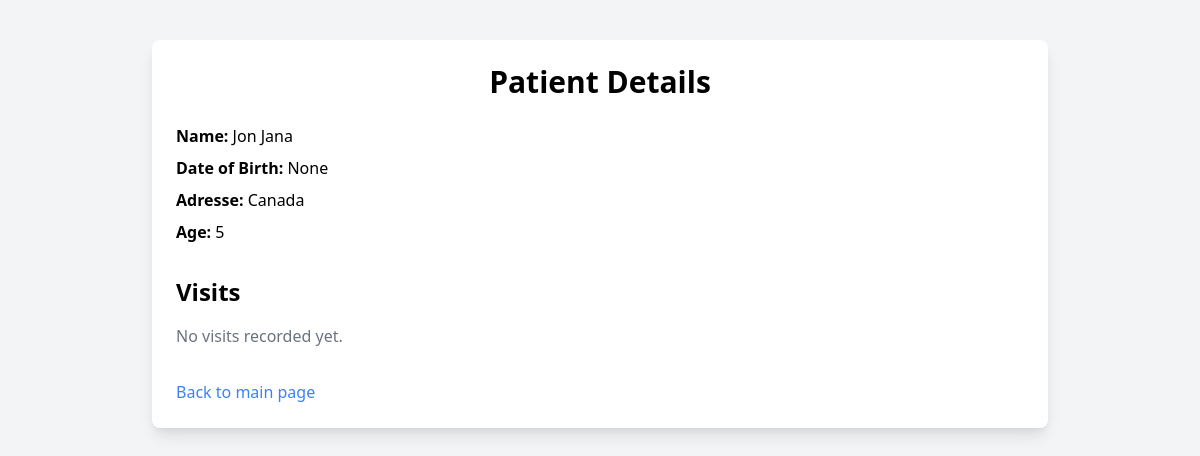
Screenshot of /patient/3 (signed in) with the database file from the repository.
### tables this page shows
CREATE TABLE patients (
            name TEXT,
            date_of_birth TEXT,
            adresse TEXT,
            age INTEGER,
            date_de_naissance TEXT,
            poids REAL,
            taille REAL,
            tension_arterielle TEXT,
            temperature REAL,
            hypothese_de_diagnostique TEXT,
            bilan TEXT,
            ordonnance TEXT
        , temps_de_la_visite DATETIME, created_at DATE, signature TEXT, resultat_bilan TEXT, renseignements_clinique TEXT);

### app.py (the view)
@app.route('/patient/<int:patient_id>')
@login_required
def patient_detail(patient_id):
    conn = get_db_connection()
    patient = conn.execute('SELECT rowid, * FROM patients WHERE rowid = ?', (patient_id,)).fetchone()
    visits = conn.execute('SELECT * FROM visits WHERE patient_id = ?', (patient_id,)).fetchall()
    conn.close()
    return render_template('patient.html', patient=patient, visits=visits) if patient else ("Patient not found", 404)

### app.py (called while the page is built)
def get_db_connection():
    conn = sqlite3.connect(DATABASE)
    conn.row_factory = sqlite3.Row
    return conn

def login_required(f):
    @wraps(f)
    def decorated_function(*args, **kwargs):
        if not session.get('logged_in'):
            return redirect(url_for('login'))
        return f(*args, **kwargs)
    return decorated_function

### templates/patient.html (shortened to what this page needs)
<!DOCTYPE html>
<html lang="en">
<head>
  <link href="https://cdn.jsdelivr.net/npm/tailwindcss@2.2.19/dist/tailwind.min.css" rel="stylesheet">
</head>
<body class="bg-gray-100 min-h-screen flex flex-col items-center">
  <div class="w-full max-w-4xl p-6 bg-white shadow-lg rounded-lg mt-10">
    <h1 class="text-3xl font-bold text-center mb-6">Patient Details</h1>
    <div class="space-y-2">
      <p><strong>Name:</strong> {{ patient['name'] }}</p>
      <p><strong>Date of Birth:</strong> {{ patient['date_of_birth'] }}</p>
      <p><strong>Adresse:</strong> {{ patient['adresse'] }}</p>
      <p><strong>Age:</strong> {{ patient['age'] }}</p>
    </div>
    <h2 class="text-2xl font-bold mt-8 mb-4">Visits</h2>
    {% if visits %}
      <ul class="space-y-2">
      {% for visit in visits %}
        <li class="bg-gray-100 p-3 rounded">{{ visit['visit_date'] }}: {{ visit['notes'] }}</li>
      {% endfor %}
      </ul>
    {% else %}
      <p class="text-gray-500">No visits recorded yet.</p>
    {% endif %}
    <a href="/" class="inline-block mt-8 text-blue-500 hover:underline">Back to main page</a>
  </div>
</body>
</html>

### rows the page displays
patients: name "Jon Jana", adresse "Canada", age "5"

### other values shown
{{ patient['date_of_birth'] }} "None"
